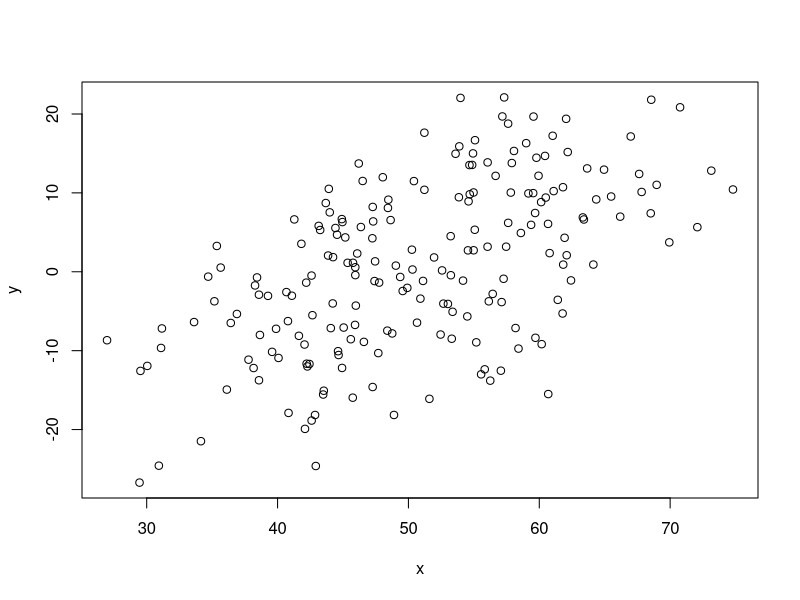

This figure's R source: (Note: this script raises an error after producing the figure.)
## ---- chunk 1
## DATA GENERATION
r <- sample(c(-0.97, 0, 0.5, 0.97), 1)
if(runif(1) < 1/3) {
  mx <- my <- 0
  sx <- sy <- 1
} else {
  mx <- sample(10 * -5:5, 1)
  my <- sample(20 * 0:5, 1)
  sx <- sample(c(1, 10, 20), 1)
  sy <- sample(c(1, 10, 20), 1)
}

b <- r * sy/sx
a <- my - b*mx
x <- rnorm(200, mx, sx)
y <- b * x + rnorm(200, a, sy * sqrt(1- r^2))

## QUESTION/ANSWER GENERATION
questions <- character(5)
solutions <- logical(5)
explanations <- character(5)

if (runif(1) < 0.5) {
  questions[1] <- "The scatterplot is standardized."
  solutions[1] <- mx == 0 & my == 0 & sx == 1 & sy == 1
  explanations[1] <- if (solutions[1]) "$X$ and $Y$ have both mean $0$ and variance $1$." else 
  "The scatterplot is not standardized, because $X$ and $Y$ do not both have mean $0$ and variance $1$."
} else {
  questions[1] <- "The slope of the regression line is about $1$."
  solutions[1] <- abs(b - 1) < 0.1
  explanations[1] <- paste("The slope of the regression line is given by $r \\cdot s_y/s_x$ and hence",
                           ifelse(abs(b - 1) < 0.1, "", "not"), "about equal to $1$.")
}

if (runif(1) < 0.5) {
  questions[2] <- "The absolute value of the correlation coefficient is at least $0.8$."
  solutions[2] <- abs(r) >= 0.8
} else {
  questions[2] <- "The absolute value of the correlation coefficient is at most $0.8$."
  solutions[2] <- abs(r) <= 0.8
}
explanations[2] <- if(abs(r) >= 0.9) {
  paste("A strong association between the variables is given in the scatterplot.",
        "Hence the absolute value of the correlation coefficient is close to $1$",
        "and therefore larger than $0.8$.") 
  } else if (abs(r) == 0) {
    paste("No association between the variables is observed in the scatterplot.",
          "This implies a correlation coefficient close to $0$.") 
  } else paste("Only a slightly positive association between the variables is observable in the scatterplot.",
               "This implies a correlation coefficient with an absolute value smaller than $0.8$.")

if (runif(1) < 0.5) {
  questions[3] <- "The standard deviation of $X$ is at least $6$."
  solutions[3] <- sx >= 6
  explanations[3] <- paste0("The standard deviation of $X$ is about equal to $", sx, "$ and is therefore ",
                           ifelse(sx < 6, "smaller", "larger"), " than $6$.")
} else {
  questions[3] <- "The standard deviation of $Y$ is at least $6$."
  solutions[3] <- sy >= 6
  explanations[3] <- paste0("The standard deviation of $Y$ is about equal to $", sy, "$ and is therefore ",
                           ifelse(sy < 6, "smaller", "larger"), " than $6$.")
}

if (runif(1) < 0.5) {
  questions[4] <- "The mean of $X$ is at most $5$."
  solutions[4] <- mx <= 5
  explanations[4] <- paste0("The mean of $X$ is about equal to $", mx, 
                           "$ and hence is ", ifelse(mx < 5, "smaller", "larger"), " than $5$.")
} else {
  questions[4] <- "The mean of $Y$ is at least $30$."
  solutions[4] <- my >= 30
  explanations[4] <- paste0("The mean of $Y$ is about equal to $", my, 
                           "$ and hence is ", ifelse(my < 30, "smaller", "larger"), " than $30$.")
}

xh <- round(runif(1, -1, 1)*sx + mx, 1)
yhr <- round(a + b*xh, 1)
alpha <- if (abs(r) > 0 & abs(mx - xh) > 0) sign(mx - xh) * sign(r) else 1
yhf <- round(yhr + 2 * sy * alpha, 1)
yh <- sample(c(yhr, yhf), 1)
questions[5] <- paste0("For $X = ", as.character(xh), "$, $Y$ can be expected to be about $", 
                      as.character(yh), "$.", collapse="")
solutions[5] <- abs(yh - yhr) < 0.01 * sy
explanations[5] <- paste0("The regression line at $X=", xh, 
                         "$ implies a value of about $Y = ", yhr, "$.", sep="")         
           
## permute order of solutions/questions
o <- sample(1:5)
questions <- questions[o]
solutions <- solutions[o]
explanations <- explanations[o]  
## ---- chunk 2
plot(x, y)
## ---- chunk 3
answerlist(questions, markup = "markdown")
## ---- chunk 4
answerlist(ifelse(solutions, "True", "False"), explanations, markup = "markdown")
